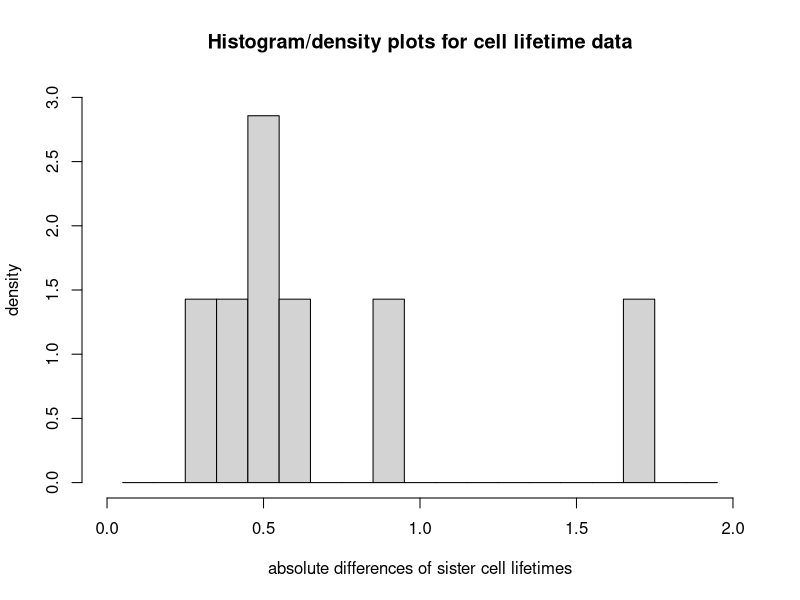
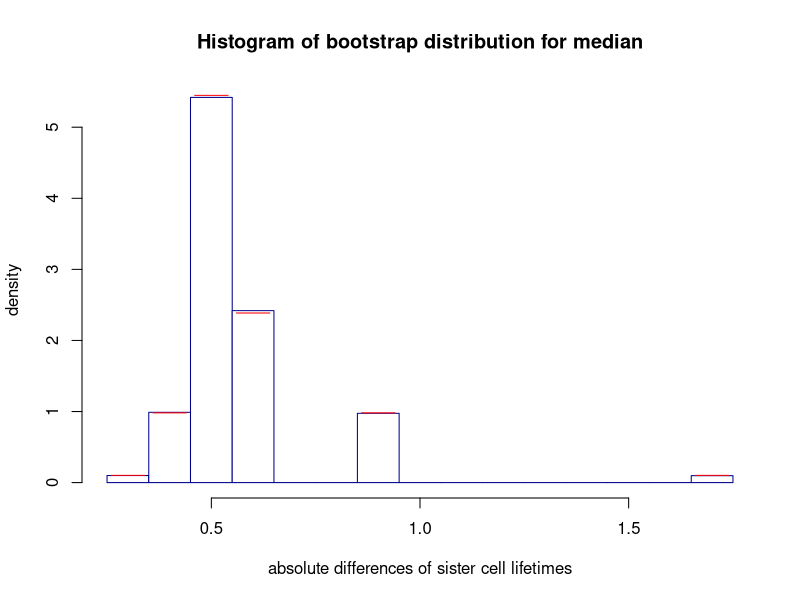

Here is the R script that generated these plots, in order:
# Distribution of the sample median
# (middle order statistic, assuming sample size n is odd)

# preliminaries:

q05 <- function(X,...) quantile(X,probs=0.05,na.rm=TRUE,names=F)
q95 <- function(X,...) quantile(X,probs=0.95,na.rm=TRUE,names=F)

w <- function(n,j)  # weighting function (interpretation forthcoming)
{
  m<-(n-1)/2
  pbinom(m,n,(j-1)/n)-pbinom(m,n,j/n)
}

W <- function(n)      # weighting vector (symmetric about middle)
{
  m<-(n-1)/2
  v <- NULL
  for (j in 1:(m+1)) v <- c(v,w(n,j))
  for (j in m:1) v <- c(v,w(n,j))
  v
}

W(7)         # Maritz & Jarrett, Table 1

# dataset:

X <- c(0.3,0.4,0.5,0.5,0.6,0.9,1.7)     # cell lifetimes
n <- length(X)                # sample size
n

{
#x11()
hist(X, freq=F, breaks=seq(0.05,1.95,0.1),xlim=c(0,2),ylim=c(0,3),
     main="Histogram/density plots for cell lifetime data",
     xlab="absolute differences of sister cell lifetimes",
     ylab="density")  
}                     # keep graph for later reference   

M <- median(X)                # sample median
M

# How good of an estimate of the true median is this?
# What is its bias?  What is its uncertainty?

MEAN <- X%*%W(n)                        # theoretical mean of M
MEAN
SIGMA <- sqrt(X^2%*%W(n)-(X%*%W(n))^2)  # theoretical stddev of M
SIGMA

# How to verify these sampling results?  Use bootstrapping!

# Fundamental idea due to Efron:
#                     the population is to the sample
#                                   as
#                 the sample is to the bootstrap samples!

# Fact: w(n,j) is theoretical probability that
# bootstrap median=jth order statistic of original sample

# bootstrap replicates of X:

sample(X,replace=TRUE)    # replace=TRUE is imperative
sample(X,replace=TRUE)    # (replace=FALSE only permutes X)
sample(X,replace=TRUE)

# which effectively are same as

X[sample(NROW(X),replace=TRUE)]
X[sample(NROW(X),replace=TRUE)]
X[sample(NROW(X),replace=TRUE)]

# (the former suffices for X; we'll need to
# use latter for dataframes with >=2 columns)

f <- function(m)            # bootstrap using 'sample' function
{    
  sapply(1:m, function(o) median(sample(X,replace=TRUE))) 
}              

time.start <- proc.time( )
Y <- f(50000)
time.used <- proc.time( ) - time.start 
cat('User time elapsed:', time.used[1], '\n')


#install.packages("MASS")
library(MASS)               # user-contributed library
{
#x11()
truehist(Y, h=0.1, x0=0.05, # alternative plotting tool (in MASS)
     main="Histogram of bootstrap distribution for median",
     xlab="absolute differences of sister cell lifetimes",
     ylab="density",col="white",border="darkblue")
     lines(c(0.26,0.34), c(10*w(n,1),10*w(n,1)),  col="red")
     lines(c(0.36,0.44), c(10*w(n,2),10*w(n,2)),  col="red")
     lines(c(0.46,0.54), c(10*sum(w(n,3:4)),10*sum(w(n,3:4))), col="red")
     lines(c(0.56,0.64), c(10*w(n,5),10*w(n,5)),  col="red")
     lines(c(0.86,0.94), c(10*w(n,6),10*w(n,6)),  col="red")
     lines(c(1.66,1.74), c(10*w(n,7),10*w(n,7)),  col="red")
}
graphics.off()   # close plots

c(MEAN,mean(Y))
c(SIGMA,sd(Y))

# several different definitions of 90% confidence intervals:

c(2*M-MEAN-1.645*SIGMA,2*M-MEAN+1.645*SIGMA)
# called "bias-corrected CI using normal approximation"

c(q05(Y),q95(Y))
# called "CI using percentile bootstrap method"

c(2*M-q95(Y),2*M-q05(Y))
# called "CI using basic bootstrap method"


# there is considerable controversy concerning use 
# of bootstrap confidence intervals

# asymptotically, you can do better than the three types
# of CIs mentioned here (normal, percent & basic),
# but for small samples, things are more complicated

# "bias-corrected accelerated percentile" and "studentized"
# methods are available in the following package:

install.packages("boot")
library(boot)        # user-contributed library

# more execution required: see r14.R notes for more

# another dataset appears in r15.R: velocities of galaxies 

#REFERENCES
#
#J.S. Maritz & R.G. Jarrett, A note on estimating the variance of the
#sample median, J. Amer. Statist. Assoc. 73 (1978) 194-196.
#
#B. Efron, Bootstrap methods: another look at the jackknife, Annals of
#Statist. 7 (1979) 1-26.
